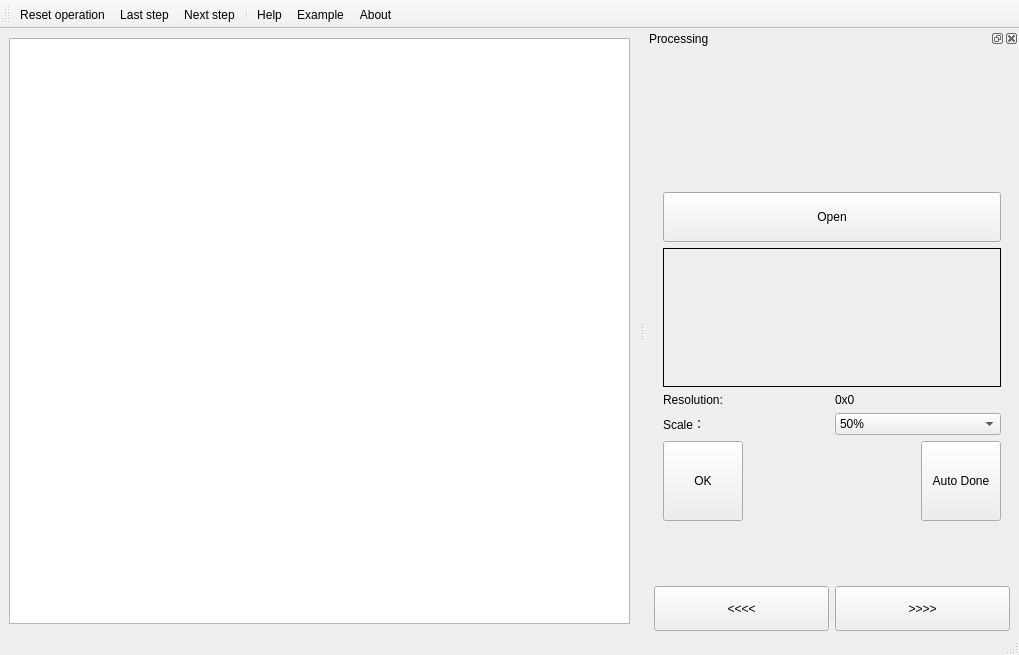
<?xml version="1.0" encoding="UTF-8"?>
<ui version="4.0">
 <class>MainWindow</class>
 <widget class="QMainWindow" name="MainWindow">
  <property name="geometry">
   <rect>
    <x>0</x>
    <y>0</y>
    <width>1019</width>
    <height>655</height>
   </rect>
  </property>
  <property name="windowTitle">
   <string>Image Vectorization</string>
  </property>
  <widget class="QWidget" name="centralwidget">
   <layout class="QGridLayout" name="gridLayout_6">
    <item row="0" column="0">
     <widget class="LB_ImageViewer" name="graphicResult"/>
    </item>
   </layout>
  </widget>
  <widget class="QStatusBar" name="statusbar_info"/>
  <widget class="QDockWidget" name="dockWidget_processWidget">
   <property name="windowTitle">
    <string>Processing</string>
   </property>
   <attribute name="dockWidgetArea">
    <number>2</number>
   </attribute>
   <widget class="QWidget" name="dockWidgetContents">
    <layout class="QGridLayout" name="gridLayout_2">
     <item row="3" column="0">
      <widget class="QPushButton" name="pushButton_lastProgress">
       <property name="minimumSize">
        <size>
         <width>0</width>
         <height>45</height>
        </size>
       </property>
       <property name="maximumSize">
        <size>
         <width>16777215</width>
         <height>30</height>
        </size>
       </property>
       <property name="text">
        <string>&lt;&lt;&lt;&lt;</string>
       </property>
      </widget>
     </item>
     <item row="0" column="0" colspan="2">
      <widget class="QStateProgressBar" name="widget_progress" native="true">
       <property name="sizePolicy">
        <sizepolicy hsizetype="Expanding" vsizetype="Expanding">
         <horstretch>0</horstretch>
         <verstretch>0</verstretch>
        </sizepolicy>
       </property>
       <property name="minimumSize">
        <size>
         <width>0</width>
         <height>120</height>
        </size>
       </property>
       <property name="maximumSize">
        <size>
         <width>16777215</width>
         <height>150</height>
        </size>
       </property>
      </widget>
     </item>
     <item row="3" column="1">
      <widget class="QPushButton" name="pushButton_nextProgress">
       <property name="minimumSize">
        <size>
         <width>0</width>
         <height>45</height>
        </size>
       </property>
       <property name="maximumSize">
        <size>
         <width>16777215</width>
         <height>30</height>
        </size>
       </property>
       <property name="text">
        <string>&gt;&gt;&gt;&gt;</string>
       </property>
      </widget>
     </item>
     <item row="1" column="0" colspan="2">
      <widget class="AnimationStackedWidget" name="stackedWidget_progress">
       <property name="currentIndex">
        <number>0</number>
       </property>
       <widget class="QWidget" name="page_openFile">
        <layout class="QGridLayout" name="gridLayout">
         <item row="1" column="0">
          <widget class="QLabel" name="label_imgOverview">
           <property name="sizePolicy">
            <sizepolicy hsizetype="Expanding" vsizetype="Expanding">
             <horstretch>0</horstretch>
             <verstretch>0</verstretch>
            </sizepolicy>
           </property>
           <property name="frameShape">
            <enum>QFrame::Box</enum>
           </property>
           <property name="text">
            <string/>
           </property>
          </widget>
         </item>
         <item row="5" column="0">
          <layout class="QHBoxLayout" name="horizontalLayout_9">
           <item>
            <widget class="QToolButton" name="toolButton_sureImgSelect">
             <property name="sizePolicy">
              <sizepolicy hsizetype="Fixed" vsizetype="Fixed">
               <horstretch>0</horstretch>
               <verstretch>0</verstretch>
              </sizepolicy>
             </property>
             <property name="minimumSize">
              <size>
               <width>80</width>
               <height>80</height>
              </size>
             </property>
             <property name="maximumSize">
              <size>
               <width>80</width>
               <height>80</height>
              </size>
             </property>
             <property name="text">
              <string>OK</string>
             </property>
             <property name="icon">
              <iconset resource="ImageVectorization.qrc">
               <normaloff>:/icons/file/sureSelect.png</normaloff>:/icons/file/sureSelect.png</iconset>
             </property>
             <property name="iconSize">
              <size>
               <width>50</width>
               <height>50</height>
              </size>
             </property>
             <property name="toolButtonStyle">
              <enum>Qt::ToolButtonTextUnderIcon</enum>
             </property>
            </widget>
           </item>
           <item>
            <spacer name="horizontalSpacer">
             <property name="orientation">
              <enum>Qt::Horizontal</enum>
             </property>
             <property name="sizeHint" stdset="0">
              <size>
               <width>40</width>
               <height>20</height>
              </size>
             </property>
            </spacer>
           </item>
           <item>
            <widget class="QToolButton" name="toolButton_autoDone">
             <property name="sizePolicy">
              <sizepolicy hsizetype="Fixed" vsizetype="Fixed">
               <horstretch>0</horstretch>
               <verstretch>0</verstretch>
              </sizepolicy>
             </property>
             <property name="minimumSize">
              <size>
               <width>80</width>
               <height>80</height>
              </size>
             </property>
             <property name="maximumSize">
              <size>
               <width>80</width>
               <height>80</height>
              </size>
             </property>
             <property name="toolTip">
              <string>Extract the processing path automated by this function</string>
             </property>
             <property name="text">
              <string>Auto Done</string>
             </property>
             <property name="icon">
              <iconset resource="ImageVectorization.qrc">
               <normaloff>:/icons/file/autoDone.png</normaloff>:/icons/file/autoDone.png</iconset>
             </property>
             <property name="iconSize">
              <size>
               <width>50</width>
               <height>50</height>
              </size>
             </property>
             <property name="toolButtonStyle">
              <enum>Qt::ToolButtonTextUnderIcon</enum>
             </property>
            </widget>
           </item>
          </layout>
         </item>
         <item row="2" column="0">
          <layout class="QHBoxLayout" name="horizontalLayout">
           <item>
            <widget class="QLabel" name="label">
             <property name="text">
              <string>Resolution:</string>
             </property>
            </widget>
           </item>
           <item>
            <widget class="QLabel" name="label_imgResolution">
             <property name="text">
              <string>0x0</string>
             </property>
            </widget>
           </item>
          </layout>
         </item>
         <item row="0" column="0">
          <widget class="QPushButton" name="pushButton_openImg">
           <property name="sizePolicy">
            <sizepolicy hsizetype="Expanding" vsizetype="Fixed">
             <horstretch>0</horstretch>
             <verstretch>0</verstretch>
            </sizepolicy>
           </property>
           <property name="minimumSize">
            <size>
             <width>0</width>
             <height>50</height>
            </size>
           </property>
           <property name="toolTip">
            <string>Select an image to processing</string>
           </property>
           <property name="text">
            <string>Open</string>
           </property>
           <property name="icon">
            <iconset resource="ImageVectorization.qrc">
             <normaloff>:/icons/file/open.png</normaloff>:/icons/file/open.png</iconset>
           </property>
           <property name="iconSize">
            <size>
             <width>48</width>
             <height>48</height>
            </size>
           </property>
          </widget>
         </item>
         <item row="3" column="0">
          <layout class="QHBoxLayout" name="horizontalLayout_2">
           <item>
            <widget class="QLabel" name="label_2">
             <property name="text">
              <string>Scale：</string>
             </property>
            </widget>
           </item>
           <item>
            <widget class="QComboBox" name="comboBox_scaleFactor">
             <item>
              <property name="text">
               <string>50%</string>
              </property>
             </item>
             <item>
              <property name="text">
               <string>67%</string>
              </property>
             </item>
             <item>
              <property name="text">
               <string>75%</string>
              </property>
             </item>
             <item>
              <property name="text">
               <string>80%</string>
              </property>
             </item>
             <item>
              <property name="text">
               <string>90%</string>
              </property>
             </item>
             <item>
              <property name="text">
               <string>100%</string>
              </property>
             </item>
             <item>
              <property name="text">
               <string>110%</string>
              </property>
             </item>
             <item>
              <property name="text">
               <string>125%</string>
              </property>
             </item>
             <item>
              <property name="text">
               <string>150%</string>
              </property>
             </item>
             <item>
              <property name="text">
               <string>175%</string>
              </property>
             </item>
             <item>
              <property name="text">
               <string>200%</string>
              </property>
             </item>
            </widget>
           </item>
          </layout>
         </item>
        </layout>
       </widget>
       <widget class="QWidget" name="page_operation">
        <layout class="QGridLayout" name="gridLayout_7">
         <item row="0" column="0">
          <layout class="QGridLayout" name="gridLayout_3">
           <property name="spacing">
            <number>10</number>
           </property>
           <item row="0" column="0">
            <widget class="QToolButton" name="toolButton_imgGray">
             <property name="sizePolicy">
              <sizepolicy hsizetype="Fixed" vsizetype="Fixed">
               <horstretch>0</horstretch>
               <verstretch>0</verstretch>
              </sizepolicy>
             </property>
             <property name="minimumSize">
              <size>
               <width>80</width>
               <height>80</height>
              </size>
             </property>
             <property name="maximumSize">
              <size>
               <width>80</width>
               <height>80</height>
              </size>
             </property>
             <property name="toolTip">
              <string>Change a colorful image into gray one</string>
             </property>
             <property name="text">
              <string>Gray</string>
             </property>
             <property name="icon">
              <iconset resource="ImageVectorization.qrc">
               <normaloff>:/icons/operation/gray.png</normaloff>:/icons/operation/gray.png</iconset>
             </property>
             <property name="iconSize">
              <size>
               <width>50</width>
               <height>50</height>
              </size>
             </property>
             <property name="toolButtonStyle">
              <enum>Qt::ToolButtonTextUnderIcon</enum>
             </property>
            </widget>
           </item>
           <item row="0" column="1">
            <widget class="QToolButton" name="toolButton_imgBinary">
             <property name="sizePolicy">
              <sizepolicy hsizetype="Fixed" vsizetype="Fixed">
               <horstretch>0</horstretch>
               <verstretch>0</verstretch>
              </sizepolicy>
             </property>
             <property name="minimumSize">
              <size>
               <width>80</width>
               <height>80</height>
              </size>
             </property>
             <property name="maximumSize">
              <size>
               <width>80</width>
               <height>80</height>
              </size>
             </property>
             <property name="toolTip">
              <string>Change a image into black and white one</string>
             </property>
             <property name="text">
              <string>Binary</string>
             </property>
             <property name="icon">
              <iconset resource="ImageVectorization.qrc">
               <normaloff>:/icons/operation/binary.png</normaloff>:/icons/operation/binary.png</iconset>
             </property>
             <property name="iconSize">
              <size>
               <width>50</width>
               <height>50</height>
              </size>
             </property>
             <property name="toolButtonStyle">
              <enum>Qt::ToolButtonTextUnderIcon</enum>
             </property>
            </widget>
           </item>
           <item row="0" column="2">
            <widget class="QToolButton" name="toolButton_imgSharpen">
             <property name="sizePolicy">
              <sizepolicy hsizetype="Fixed" vsizetype="Fixed">
               <horstretch>0</horstretch>
               <verstretch>0</verstretch>
              </sizepolicy>
             </property>
             <property name="minimumSize">
              <size>
               <width>80</width>
               <height>80</height>
              </size>
             </property>
             <property name="maximumSize">
              <size>
               <width>80</width>
               <height>80</height>
              </size>
             </property>
             <property name="toolTip">
              <string>Make the boreder of foreground more clear</string>
             </property>
             <property name="text">
              <string>Sharpen</string>
             </property>
             <property name="icon">
              <iconset resource="ImageVectorization.qrc">
               <normaloff>:/icons/operation/sharpen.png</normaloff>:/icons/operation/sharpen.png</iconset>
             </property>
             <property name="iconSize">
              <size>
               <width>50</width>
               <height>50</height>
              </size>
             </property>
             <property name="toolButtonStyle">
              <enum>Qt::ToolButtonTextUnderIcon</enum>
             </property>
            </widget>
           </item>
           <item row="1" column="0">
            <widget class="QToolButton" name="toolButton_imgMedianFilter">
             <property name="sizePolicy">
              <sizepolicy hsizetype="Fixed" vsizetype="Fixed">
               <horstretch>0</horstretch>
               <verstretch>0</verstretch>
              </sizepolicy>
             </property>
             <property name="minimumSize">
              <size>
               <width>80</width>
               <height>80</height>
              </size>
             </property>
             <property name="maximumSize">
              <size>
               <width>80</width>
               <height>80</height>
              </size>
             </property>
             <property name="toolTip">
              <string>Remove the noise in image effective</string>
             </property>
             <property name="text">
              <string>Median filter</string>
             </property>
             <property name="icon">
              <iconset resource="ImageVectorization.qrc">
               <normaloff>:/icons/operation/medianFilter.png</normaloff>:/icons/operation/medianFilter.png</iconset>
             </property>
             <property name="iconSize">
              <size>
               <width>50</width>
               <height>50</height>
              </size>
             </property>
             <property name="toolButtonStyle">
              <enum>Qt::ToolButtonTextUnderIcon</enum>
             </property>
            </widget>
           </item>
           <item row="1" column="1">
            <widget class="QToolButton" name="toolButton_imgGaussionFilter">
             <property name="sizePolicy">
              <sizepolicy hsizetype="Fixed" vsizetype="Fixed">
               <horstretch>0</horstretch>
               <verstretch>0</verstretch>
              </sizepolicy>
             </property>
             <property name="minimumSize">
              <size>
               <width>80</width>
               <height>80</height>
              </size>
             </property>
             <property name="maximumSize">
              <size>
               <width>80</width>
               <height>80</height>
              </size>
             </property>
             <property name="toolTip">
              <string>Smooth the border in a vague way</string>
             </property>
             <property name="text">
              <string>Gaussion filter</string>
             </property>
             <property name="icon">
              <iconset resource="ImageVectorization.qrc">
               <normaloff>:/icons/operation/gaussFilter.png</normaloff>:/icons/operation/gaussFilter.png</iconset>
             </property>
             <property name="iconSize">
              <size>
               <width>50</width>
               <height>50</height>
              </size>
             </property>
             <property name="toolButtonStyle">
              <enum>Qt::ToolButtonTextUnderIcon</enum>
             </property>
            </widget>
           </item>
           <item row="1" column="2">
            <widget class="QToolButton" name="toolButton_imgThining">
             <property name="sizePolicy">
              <sizepolicy hsizetype="Fixed" vsizetype="Fixed">
               <horstretch>0</horstretch>
               <verstretch>0</verstretch>
              </sizepolicy>
             </property>
             <property name="minimumSize">
              <size>
               <width>80</width>
               <height>80</height>
              </size>
             </property>
             <property name="maximumSize">
              <size>
               <width>80</width>
               <height>80</height>
              </size>
             </property>
             <property name="toolTip">
              <string>Make the binary area in image more representative</string>
             </property>
             <property name="text">
              <string>Thining</string>
             </property>
             <property name="icon">
              <iconset resource="ImageVectorization.qrc">
               <normaloff>:/icons/operation/thinning.png</normaloff>:/icons/operation/thinning.png</iconset>
             </property>
             <property name="iconSize">
              <size>
               <width>50</width>
               <height>50</height>
              </size>
             </property>
             <property name="toolButtonStyle">
              <enum>Qt::ToolButtonTextUnderIcon</enum>
             </property>
            </widget>
           </item>
           <item row="2" column="0">
            <widget class="QToolButton" name="toolButton_imgFindContour">
             <property name="sizePolicy">
              <sizepolicy hsizetype="Fixed" vsizetype="Fixed">
               <horstretch>0</horstretch>
               <verstretch>0</verstretch>
              </sizepolicy>
             </property>
             <property name="minimumSize">
              <size>
               <width>80</width>
               <height>80</height>
              </size>
             </property>
             <property name="maximumSize">
              <size>
               <width>80</width>
               <height>80</height>
              </size>
             </property>
             <property name="toolTip">
              <string>Most useful function to get the contour of foreground</string>
             </property>
             <property name="text">
              <string>Find Contour</string>
             </property>
             <property name="icon">
              <iconset resource="ImageVectorization.qrc">
               <normaloff>:/icons/operation/findEdge.png</normaloff>:/icons/operation/findEdge.png</iconset>
             </property>
             <property name="iconSize">
              <size>
               <width>50</width>
               <height>50</height>
              </size>
             </property>
             <property name="toolButtonStyle">
              <enum>Qt::ToolButtonTextUnderIcon</enum>
             </property>
            </widget>
           </item>
           <item row="2" column="1">
            <widget class="QToolButton" name="toolButton_imgSobel">
             <property name="sizePolicy">
              <sizepolicy hsizetype="Fixed" vsizetype="Fixed">
               <horstretch>0</horstretch>
               <verstretch>0</verstretch>
              </sizepolicy>
             </property>
             <property name="minimumSize">
              <size>
               <width>80</width>
               <height>80</height>
              </size>
             </property>
             <property name="maximumSize">
              <size>
               <width>80</width>
               <height>80</height>
              </size>
             </property>
             <property name="toolTip">
              <string>An auxiliary way to find contour when image has weak border</string>
             </property>
             <property name="text">
              <string>Sobel Contour</string>
             </property>
             <property name="icon">
              <iconset resource="ImageVectorization.qrc">
               <normaloff>:/icons/operation/sobelEdge.png</normaloff>:/icons/operation/sobelEdge.png</iconset>
             </property>
             <property name="iconSize">
              <size>
               <width>50</width>
               <height>50</height>
              </size>
             </property>
             <property name="toolButtonStyle">
              <enum>Qt::ToolButtonTextUnderIcon</enum>
             </property>
            </widget>
           </item>
           <item row="2" column="2">
            <widget class="QToolButton" name="toolButton_imgCanny">
             <property name="sizePolicy">
              <sizepolicy hsizetype="Fixed" vsizetype="Fixed">
               <horstretch>0</horstretch>
               <verstretch>0</verstretch>
              </sizepolicy>
             </property>
             <property name="minimumSize">
              <size>
               <width>80</width>
               <height>80</height>
              </size>
             </property>
             <property name="maximumSize">
              <size>
               <width>80</width>
               <height>80</height>
              </size>
             </property>
             <property name="toolTip">
              <string>An auxiliary way to find contour when image has noise</string>
             </property>
             <property name="text">
              <string>Canny Contour</string>
             </property>
             <property name="icon">
              <iconset resource="ImageVectorization.qrc">
               <normaloff>:/icons/operation/cannyEdge.png</normaloff>:/icons/operation/cannyEdge.png</iconset>
             </property>
             <property name="iconSize">
              <size>
               <width>50</width>
               <height>50</height>
              </size>
             </property>
             <property name="toolButtonStyle">
              <enum>Qt::ToolButtonTextUnderIcon</enum>
             </property>
            </widget>
           </item>
          </layout>
         </item>
         <item row="1" column="0">
          <layout class="QHBoxLayout" name="horizontalLayout_3">
           <item>
            <widget class="QLabel" name="label_3">
             <property name="text">
              <string>Binarization threshold:</string>
             </property>
            </widget>
           </item>
           <item>
            <widget class="QSpinBox" name="spinBox_threshold">
             <property name="toolTip">
              <string>The value of seperating foreground and background</string>
             </property>
             <property name="maximum">
              <number>255</number>
             </property>
            </widget>
           </item>
          </layout>
         </item>
         <item row="2" column="0">
          <spacer name="verticalSpacer">
           <property name="orientation">
            <enum>Qt::Vertical</enum>
           </property>
           <property name="sizeHint" stdset="0">
            <size>
             <width>20</width>
             <height>40</height>
            </size>
           </property>
          </spacer>
         </item>
        </layout>
       </widget>
       <widget class="QWidget" name="page_vectorization">
        <layout class="QGridLayout" name="gridLayout_4">
         <item row="0" column="2">
          <widget class="QToolButton" name="toolButton_convertToLine">
           <property name="sizePolicy">
            <sizepolicy hsizetype="Fixed" vsizetype="Fixed">
             <horstretch>0</horstretch>
             <verstretch>0</verstretch>
            </sizepolicy>
           </property>
           <property name="minimumSize">
            <size>
             <width>80</width>
             <height>80</height>
            </size>
           </property>
           <property name="maximumSize">
            <size>
             <width>80</width>
             <height>80</height>
            </size>
           </property>
           <property name="toolTip">
            <string>Convert the selected points into segement whether the shape fits or not</string>
           </property>
           <property name="text">
            <string>Convert to segment</string>
           </property>
           <property name="icon">
            <iconset resource="ImageVectorization.qrc">
             <normaloff>:/icons/vectorization/toLine.png</normaloff>:/icons/vectorization/toLine.png</iconset>
           </property>
           <property name="iconSize">
            <size>
             <width>50</width>
             <height>50</height>
            </size>
           </property>
           <property name="toolButtonStyle">
            <enum>Qt::ToolButtonTextUnderIcon</enum>
           </property>
          </widget>
         </item>
         <item row="0" column="1">
          <widget class="QToolButton" name="toolButton_convertToArc">
           <property name="sizePolicy">
            <sizepolicy hsizetype="Fixed" vsizetype="Fixed">
             <horstretch>0</horstretch>
             <verstretch>0</verstretch>
            </sizepolicy>
           </property>
           <property name="minimumSize">
            <size>
             <width>80</width>
             <height>80</height>
            </size>
           </property>
           <property name="maximumSize">
            <size>
             <width>80</width>
             <height>80</height>
            </size>
           </property>
           <property name="toolTip">
            <string>Convert the selected points into arc whether the shape fits or not</string>
           </property>
           <property name="text">
            <string>Convert to arc</string>
           </property>
           <property name="icon">
            <iconset resource="ImageVectorization.qrc">
             <normaloff>:/icons/vectorization/toArc.png</normaloff>:/icons/vectorization/toArc.png</iconset>
           </property>
           <property name="iconSize">
            <size>
             <width>50</width>
             <height>50</height>
            </size>
           </property>
           <property name="toolButtonStyle">
            <enum>Qt::ToolButtonTextUnderIcon</enum>
           </property>
          </widget>
         </item>
         <item row="0" column="0">
          <widget class="QToolButton" name="toolButton_generatePath">
           <property name="sizePolicy">
            <sizepolicy hsizetype="Fixed" vsizetype="Fixed">
             <horstretch>0</horstretch>
             <verstretch>0</verstretch>
            </sizepolicy>
           </property>
           <property name="minimumSize">
            <size>
             <width>80</width>
             <height>80</height>
            </size>
           </property>
           <property name="maximumSize">
            <size>
             <width>80</width>
             <height>80</height>
            </size>
           </property>
           <property name="toolTip">
            <string>Get the processing path after contour has been found</string>
           </property>
           <property name="text">
            <string>Generate results</string>
           </property>
           <property name="icon">
            <iconset resource="ImageVectorization.qrc">
             <normaloff>:/icons/vectorization/generate.png</normaloff>:/icons/vectorization/generate.png</iconset>
           </property>
           <property name="iconSize">
            <size>
             <width>50</width>
             <height>50</height>
            </size>
           </property>
           <property name="toolButtonStyle">
            <enum>Qt::ToolButtonTextUnderIcon</enum>
           </property>
          </widget>
         </item>
         <item row="0" column="3">
          <widget class="QToolButton" name="toolButton_convertToEllipse">
           <property name="sizePolicy">
            <sizepolicy hsizetype="Fixed" vsizetype="Fixed">
             <horstretch>0</horstretch>
             <verstretch>0</verstretch>
            </sizepolicy>
           </property>
           <property name="minimumSize">
            <size>
             <width>80</width>
             <height>80</height>
            </size>
           </property>
           <property name="maximumSize">
            <size>
             <width>80</width>
             <height>80</height>
            </size>
           </property>
           <property name="toolTip">
            <string>Convert the selected points into ellipse whether the shape fits or not</string>
           </property>
           <property name="text">
            <string>Convert to ellipse</string>
           </property>
           <property name="icon">
            <iconset resource="ImageVectorization.qrc">
             <normaloff>:/icons/vectorization/toEllipse.png</normaloff>:/icons/vectorization/toEllipse.png</iconset>
           </property>
           <property name="iconSize">
            <size>
             <width>50</width>
             <height>50</height>
            </size>
           </property>
           <property name="toolButtonStyle">
            <enum>Qt::ToolButtonTextUnderIcon</enum>
           </property>
          </widget>
         </item>
         <item row="1" column="0" colspan="4">
          <layout class="QVBoxLayout" name="verticalLayout">
           <item>
            <layout class="QHBoxLayout" name="horizontalLayout_7">
             <item>
              <widget class="QLabel" name="label_4">
               <property name="text">
                <string>Minimum edge length:</string>
               </property>
              </widget>
             </item>
             <item>
              <widget class="QSpinBox" name="spinBox_minPathLen">
               <property name="toolTip">
                <string>The minimum count of pixel that one path contains</string>
               </property>
               <property name="maximum">
                <number>999</number>
               </property>
              </widget>
             </item>
            </layout>
           </item>
           <item>
            <layout class="QHBoxLayout" name="horizontalLayout_6">
             <item>
              <widget class="QLabel" name="label_5">
               <property name="text">
                <string>Interpolation count:</string>
               </property>
              </widget>
             </item>
             <item>
              <widget class="QSpinBox" name="spinBox_bezierStep">
               <property name="toolTip">
                <string>The number of points used to replace a section of curve</string>
               </property>
               <property name="minimum">
                <number>2</number>
               </property>
               <property name="maximum">
                <number>15</number>
               </property>
              </widget>
             </item>
            </layout>
           </item>
           <item>
            <layout class="QHBoxLayout" name="horizontalLayout_5">
             <item>
              <widget class="QLabel" name="label_6">
               <property name="text">
                <string>Sharpness coefficient:</string>
               </property>
              </widget>
             </item>
             <item>
              <widget class="QDoubleSpinBox" name="doubleSpinBox_alpha">
               <property name="toolTip">
                <string>The value to control the smoothness of result, lower value means sharper</string>
               </property>
               <property name="singleStep">
                <double>0.050000000000000</double>
               </property>
              </widget>
             </item>
            </layout>
           </item>
           <item>
            <layout class="QHBoxLayout" name="horizontalLayout_4">
             <item>
              <widget class="QLabel" name="label_7">
               <property name="text">
                <string>Colinear tolerance:</string>
               </property>
              </widget>
             </item>
             <item>
              <widget class="QDoubleSpinBox" name="doubleSpinBox_colinearTol">
               <property name="toolTip">
                <string>The max pixel value of distace from each point to their approximate line</string>
               </property>
               <property name="singleStep">
                <double>0.100000000000000</double>
               </property>
              </widget>
             </item>
            </layout>
           </item>
           <item>
            <widget class="QCheckBox" name="checkBox_showVertex">
             <property name="text">
              <string>Show vertex</string>
             </property>
            </widget>
           </item>
           <item>
            <widget class="QCheckBox" name="checkBox_useDouglas">
             <property name="toolTip">
              <string>Auxiliary way to get path, faster if the image has a large size</string>
             </property>
             <property name="text">
              <string>Use Douglas</string>
             </property>
             <property name="checked">
              <bool>true</bool>
             </property>
            </widget>
           </item>
           <item>
            <widget class="QCheckBox" name="checkBox_frameSelection">
             <property name="text">
              <string>Frame select</string>
             </property>
            </widget>
           </item>
          </layout>
         </item>
        </layout>
       </widget>
       <widget class="QWidget" name="page_save">
        <layout class="QGridLayout" name="gridLayout_5">
         <item row="1" column="0">
          <spacer name="verticalSpacer_3">
           <property name="orientation">
            <enum>Qt::Vertical</enum>
           </property>
           <property name="sizeHint" stdset="0">
            <size>
             <width>20</width>
             <height>40</height>
            </size>
           </property>
          </spacer>
         </item>
         <item row="0" column="0">
          <widget class="QToolButton" name="toolButton_saveAsImg">
           <property name="sizePolicy">
            <sizepolicy hsizetype="Fixed" vsizetype="Fixed">
             <horstretch>0</horstretch>
             <verstretch>0</verstretch>
            </sizepolicy>
           </property>
           <property name="minimumSize">
            <size>
             <width>80</width>
             <height>80</height>
            </size>
           </property>
           <property name="maximumSize">
            <size>
             <width>80</width>
             <height>80</height>
            </size>
           </property>
           <property name="toolTip">
            <string>Save the image in right half window</string>
           </property>
           <property name="text">
            <string>Save as image</string>
           </property>
           <property name="icon">
            <iconset resource="ImageVectorization.qrc">
             <normaloff>:/icons/file/saveImage.png</normaloff>:/icons/file/saveImage.png</iconset>
           </property>
           <property name="iconSize">
            <size>
             <width>50</width>
             <height>50</height>
            </size>
           </property>
           <property name="toolButtonStyle">
            <enum>Qt::ToolButtonTextUnderIcon</enum>
           </property>
          </widget>
         </item>
         <item row="0" column="2">
          <widget class="QToolButton" name="toolButton_savAsDXF">
           <property name="sizePolicy">
            <sizepolicy hsizetype="Fixed" vsizetype="Fixed">
             <horstretch>0</horstretch>
             <verstretch>0</verstretch>
            </sizepolicy>
           </property>
           <property name="minimumSize">
            <size>
             <width>80</width>
             <height>80</height>
            </size>
           </property>
           <property name="maximumSize">
            <size>
             <width>80</width>
             <height>80</height>
            </size>
           </property>
           <property name="toolTip">
            <string>Save the path you get into a DXF file</string>
           </property>
           <property name="text">
            <string>Save as DXF</string>
           </property>
           <property name="icon">
            <iconset resource="ImageVectorization.qrc">
             <normaloff>:/icons/file/saveDXF.png</normaloff>:/icons/file/saveDXF.png</iconset>
           </property>
           <property name="iconSize">
            <size>
             <width>50</width>
             <height>50</height>
            </size>
           </property>
           <property name="toolButtonStyle">
            <enum>Qt::ToolButtonTextUnderIcon</enum>
           </property>
          </widget>
         </item>
         <item row="0" column="1">
          <widget class="QToolButton" name="toolButton_saveAsSVG">
           <property name="minimumSize">
            <size>
             <width>80</width>
             <height>80</height>
            </size>
           </property>
           <property name="maximumSize">
            <size>
             <width>80</width>
             <height>80</height>
            </size>
           </property>
           <property name="toolTip">
            <string>Save the path into a svg file</string>
           </property>
           <property name="text">
            <string>Save as SVG</string>
           </property>
           <property name="icon">
            <iconset resource="ImageVectorization.qrc">
             <normaloff>:/icons/file/saveSVG.png</normaloff>:/icons/file/saveSVG.png</iconset>
           </property>
           <property name="iconSize">
            <size>
             <width>50</width>
             <height>50</height>
            </size>
           </property>
           <property name="toolButtonStyle">
            <enum>Qt::ToolButtonTextUnderIcon</enum>
           </property>
          </widget>
         </item>
        </layout>
       </widget>
      </widget>
     </item>
     <item row="2" column="0">
      <spacer name="verticalSpacer_4">
       <property name="orientation">
        <enum>Qt::Vertical</enum>
       </property>
       <property name="sizeHint" stdset="0">
        <size>
         <width>20</width>
         <height>40</height>
        </size>
       </property>
      </spacer>
     </item>
    </layout>
   </widget>
  </widget>
  <widget class="QToolBar" name="toolBar_function">
   <property name="windowTitle">
    <string>Functions</string>
   </property>
   <attribute name="toolBarArea">
    <enum>TopToolBarArea</enum>
   </attribute>
   <attribute name="toolBarBreak">
    <bool>false</bool>
   </attribute>
   <addaction name="actionReset_operation"/>
   <addaction name="actionLast_step"/>
   <addaction name="actionNext_step"/>
   <addaction name="separator"/>
   <addaction name="actionHelp"/>
   <addaction name="actionExample"/>
   <addaction name="actionAbout"/>
  </widget>
  <action name="actionReset_operation">
   <property name="icon">
    <iconset resource="ImageVectorization.qrc">
     <normaloff>:/icons/operation/resetOperation.png</normaloff>:/icons/operation/resetOperation.png</iconset>
   </property>
   <property name="text">
    <string>Reset operation</string>
   </property>
   <property name="toolTip">
    <string>Remove all the opearion on input</string>
   </property>
  </action>
  <action name="actionLast_step">
   <property name="icon">
    <iconset resource="ImageVectorization.qrc">
     <normaloff>:/icons/operation/lastStep.png</normaloff>:/icons/operation/lastStep.png</iconset>
   </property>
   <property name="text">
    <string>Last step</string>
   </property>
   <property name="toolTip">
    <string>Undo the action you just</string>
   </property>
  </action>
  <action name="actionNext_step">
   <property name="icon">
    <iconset resource="ImageVectorization.qrc">
     <normaloff>:/icons/operation/nextStep.png</normaloff>:/icons/operation/nextStep.png</iconset>
   </property>
   <property name="text">
    <string>Next step</string>
   </property>
   <property name="toolTip">
    <string>Redo the action you just</string>
   </property>
  </action>
  <action name="actionHelp">
   <property name="icon">
    <iconset resource="ImageVectorization.qrc">
     <normaloff>:/icons/help/help.png</normaloff>:/icons/help/help.png</iconset>
   </property>
   <property name="text">
    <string>Help</string>
   </property>
   <property name="toolTip">
    <string>Open the user's manual</string>
   </property>
  </action>
  <action name="actionExample">
   <property name="icon">
    <iconset resource="ImageVectorization.qrc">
     <normaloff>:/icons/help/example.png</normaloff>:/icons/help/example.png</iconset>
   </property>
   <property name="text">
    <string>Example</string>
   </property>
   <property name="toolTip">
    <string>Open the example video of processing a logo image</string>
   </property>
  </action>
  <action name="actionAbout">
   <property name="icon">
    <iconset resource="ImageVectorization.qrc">
     <normaloff>:/icons/help/about.png</normaloff>:/icons/help/about.png</iconset>
   </property>
   <property name="text">
    <string>About</string>
   </property>
  </action>
 </widget>
 <customwidgets>
  <customwidget>
   <class>LB_ImageViewer</class>
   <extends>QGraphicsView</extends>
   <header>LB_Image/LB_ImageViewer.h</header>
  </customwidget>
  <customwidget>
   <class>AnimationStackedWidget</class>
   <extends>QStackedWidget</extends>
   <header>LB_QtTool/AnimationStackedWidget.h</header>
   <container>1</container>
  </customwidget>
  <customwidget>
   <class>QStateProgressBar</class>
   <extends>QWidget</extends>
   <header>LB_QtTool/QStateProgressBar.h</header>
   <container>1</container>
  </customwidget>
 </customwidgets>
 <resources>
  <include location="ImageVectorization.qrc"/>
 </resources>
 <connections/>
</ui>
